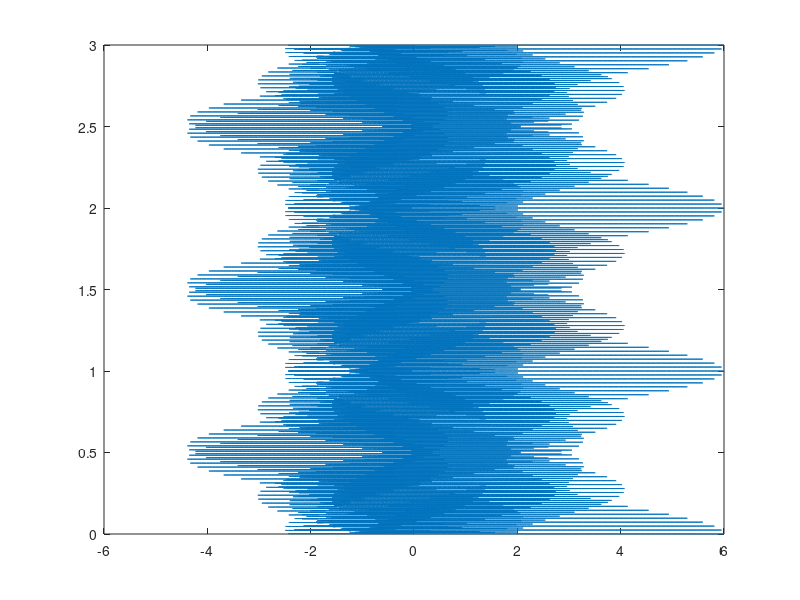

The MATLAB script that drew this image:
% Define T, Fs, and f (vector of sound frequencies)
T = 3;
Fs = 44100;
f = [330 247 208 165 123 82];
% Compute time vector, t
t = [0:1/Fs:T-1/Fs];
% Use a for-loop to construct y as a sum of cosines
y = zeros(1,132300);
for i = 1:length(f)
    for j = 1:length(t)
        y(j) = y(j) + cos(2*pi*f(i)*t(j));
    end
end
plot(y,t)
